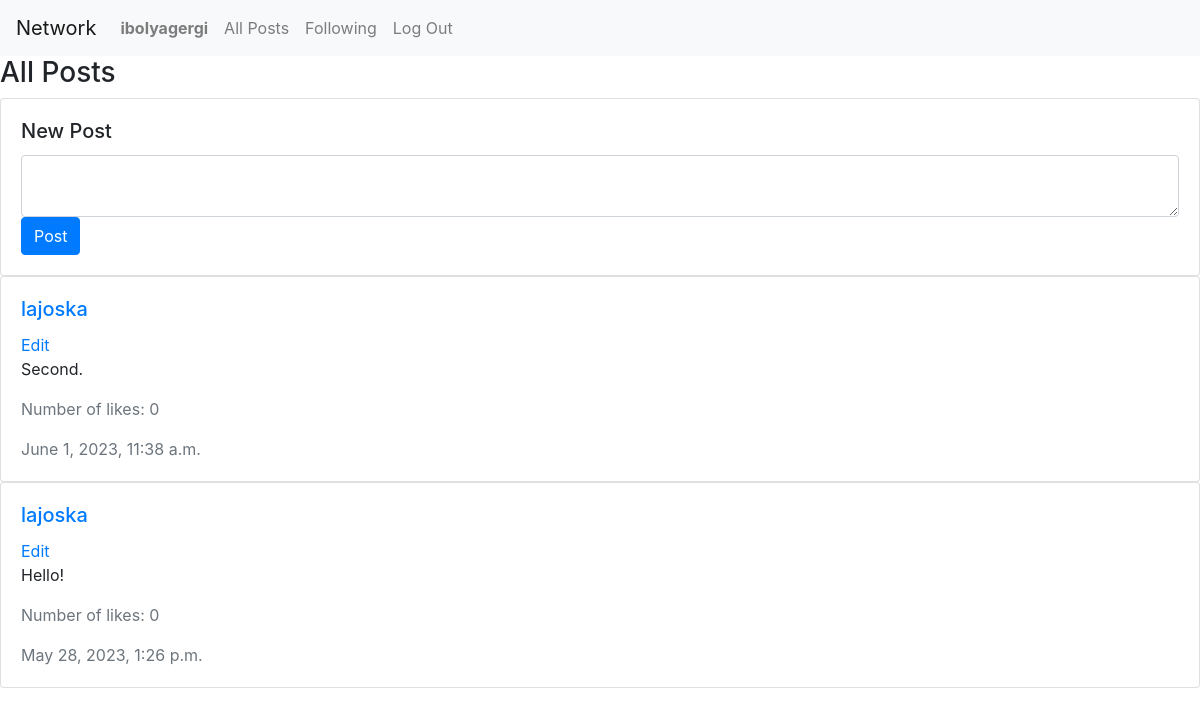
/ (signed in), run on an earlier commit of the app's database.
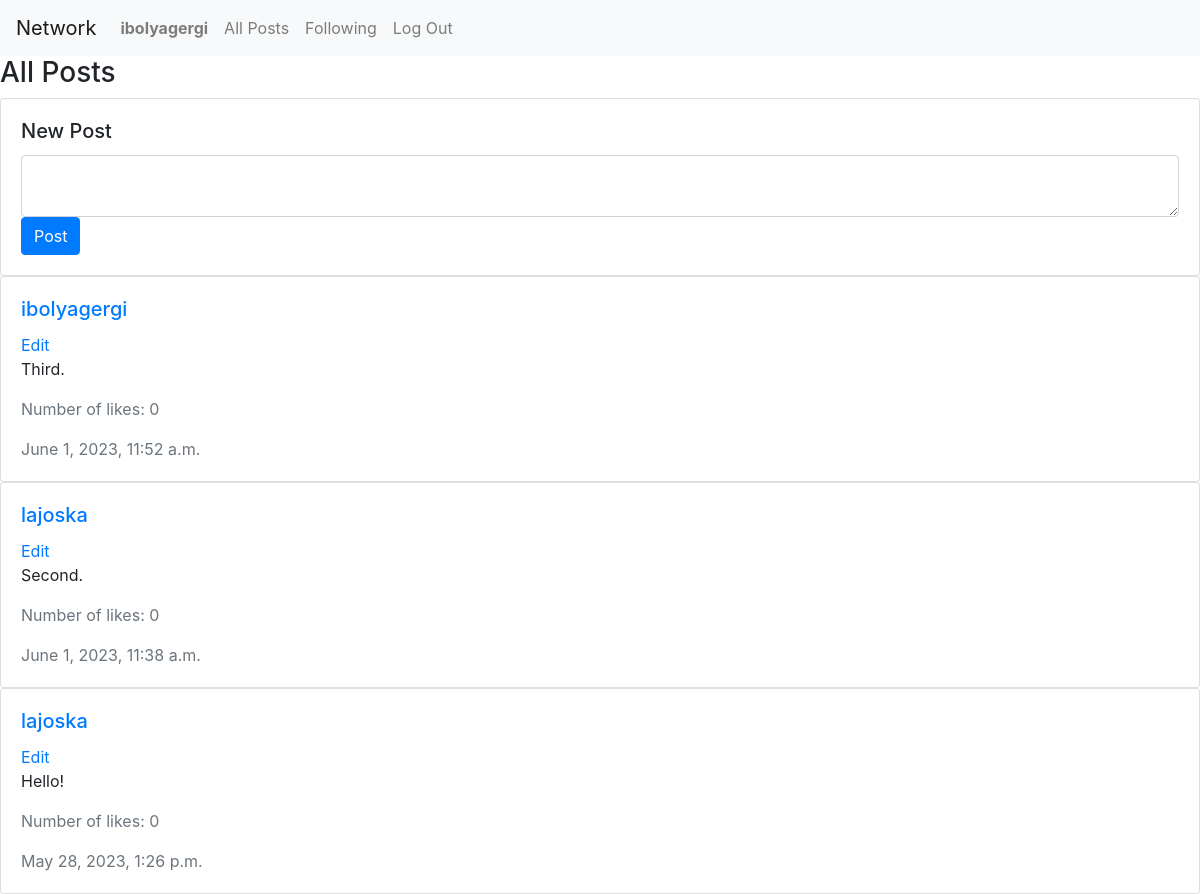
And on a later commit of the database.
### network/models.py (models this page shows, shortened)
class User(AbstractUser):
    following = models.ManyToManyField("User", null=True, related_name="followers")

class Post(models.Model):
    user = models.ForeignKey(User, on_delete=models.CASCADE)
    body = models.TextField(blank=True)
    timestamp = models.DateTimeField(auto_now_add=True)
    num_of_likes = models.IntegerField(default=0)

### network/views.py (the view)
# urls.py: path("", views.index, name="index"),
def index(request):
    posts = Post.objects.all()
    posts = posts.order_by("-timestamp").all()
    return render(request, "network/index.html", {
        "posts": posts
    })

### network/templates/network/index.html (shortened to what this page needs)
{% extends "network/layout.html" %}
{% block body %}
<h3>All Posts</h3>
{% if user.is_authenticated %}
<div class="card">
    <div class="card-body">
        <h5 class="card-title">New Post</h5>
        <form action="{% url 'new_post' %}" method="post">
            <textarea name="body" class="form-control"></textarea>
            <input type="submit" class="btn btn-primary" value="Post"/>
        </form>
    </div>
</div>
{% for post in posts %}
<div class="card">
    <div class="card-body">
            <h5 class="card-title"><a href="{% url 'profile' post.user.id %}">{{ post.user }}</a></h5>
            <a href="" class="card-link">Edit</a>
            <p class="card-text">{{ post.body }}</p>
            <p class="card-text text-muted">Number of likes: {{ post.num_of_likes }}</p>
            <p class="card-text text-muted">{{ post.timestamp|date:"F j, Y, g:i a" }}</p>
        </div>
    </div>
{% endfor %}
{% endif %}
{% endblock %}

What changed in the data, as far as the page shows it:
added Post: user "ibolyagergi", body "Third.", num_of_likes "0", timestamp "June 1, 2023, 11:52 a.m."
